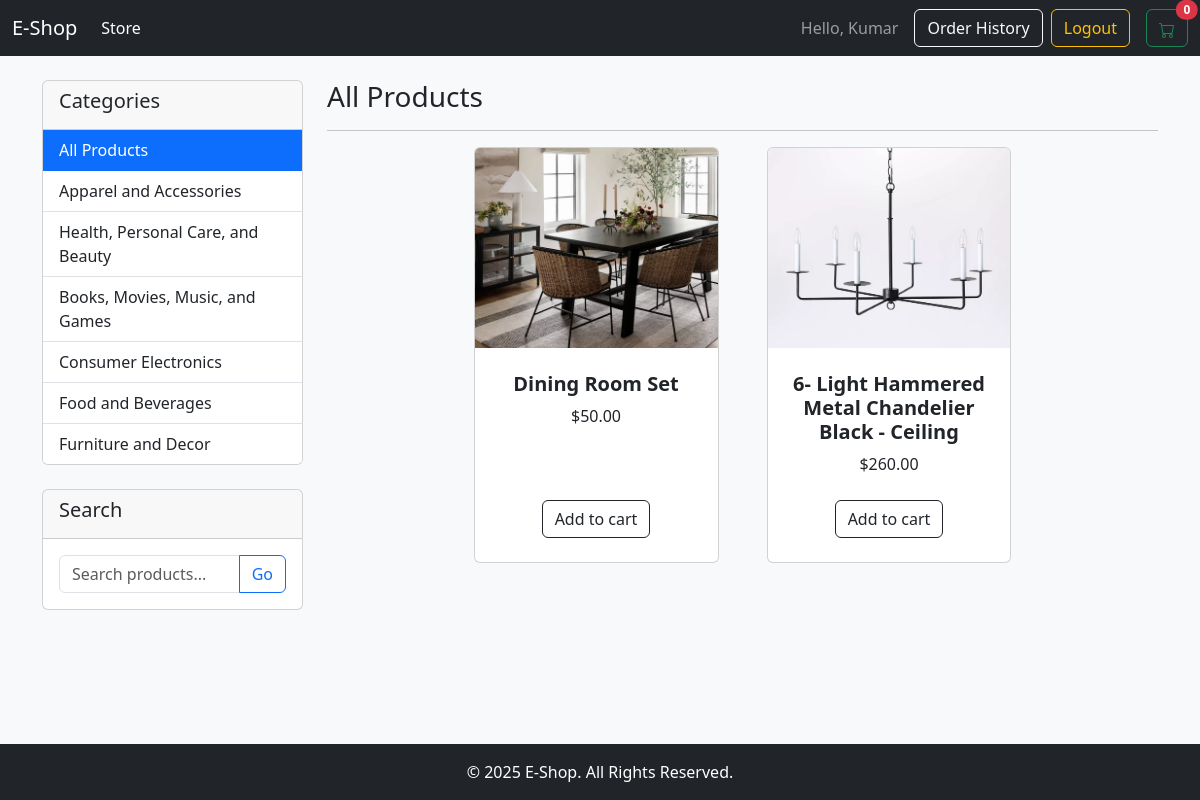
Screenshot of / (signed in) with the database file from the repository.
### store/models.py (models this page shows, shortened)
class Category(models.Model):
    name = models.CharField(max_length=100)

class Product(models.Model):
    name = models.CharField(max_length=200)
    description = models.TextField(null=True, blank=True)
    price = models.DecimalField(max_digits=7, decimal_places=2)
    category = models.ForeignKey(Category, on_delete=models.SET_NULL, null=True, blank=True)
    image = models.ImageField(null=True, blank=True)
    is_featured = models.BooleanField(default=False)
    @property
    def imageURL(self):
        try:
            url = self.image.url
        except:
            url = ''
        return url

### store/views.py (the view)
# urls.py: path('', include('store.urls')), # Include store app urls
def store(request):
    data = cartData(request)
    cartItems = data['cartItems']
    query = request.GET.get('q')
    category_id = request.GET.get('category')
    products = Product.objects.all()
    if category_id:
        products = products.filter(category__id=category_id)
    if query:
        products = products.filter(
            Q(name__icontains=query) | Q(description__icontains=query)
        ).distinct()
    categories = Category.objects.all()
    featured_products = Product.objects.filter(is_featured=True)
    context = {
        'products': products,
        'categories': categories,
        'featured_products': featured_products,
        'cartItems': cartItems,
        'query': query,
        'selected_category': int(category_id) if category_id else None,
    }
    return render(request, 'store/main.html', context)

### store/models.py (called while the page is built)
    @property
    def get_cart_items(self):
        orderitems = self.orderitem_set.all()
        total = sum([item.quantity for item in orderitems])
        return total

### store/utils.py (called while the page is built)
def cartData(request):
    if request.user.is_authenticated:
        customer, created = Customer.objects.get_or_create(user=request.user)
        if created:
            customer.name = request.user.username
            customer.email = request.user.email
            customer.save()
        order, created = Order.objects.get_or_create(customer=customer, status='Pending')
        items = order.orderitem_set.all()
        cartItems = order.get_cart_items
    else:
        items = []
        order = {'get_cart_total': 0, 'get_cart_items': 0}
        cartItems = 0
    return {'cartItems': cartItems, 'order': order, 'items': items}

### templates/store/main.html (shortened to what this page needs)
{% extends 'base.html' %}
{% load static %}
{% block content %}
<div class="row">
    <div class="col-lg-3">
        <div class="card mb-4">
            <div class="card-header">
                <h5>Categories</h5>
            </div>
            <ul class="list-group list-group-flush">
                <a href="{% url 'store' %}" class="list-group-item list-group-item-action {% if not selected_category %}active{% endif %}">All Products</a>
                {% for category in categories %}
                <a href="{% url 'store' %}?category={{category.id}}" class="list-group-item list-group-item-action {% if selected_category == category.id %}active{% endif %}">
                    {{category.name}}
                </a>
                {% endfor %}
            </ul>
        </div>
        <div class="card mb-4">
            <div class="card-header">
                <h5>Search</h5>
            </div>
            <div class="card-body">
                <form method="GET" action="{% url 'store' %}">
                    <div class="input-group">
                        <input type="text" class="form-control" name="q" placeholder="Search products..." value="{{ query|default:'' }}">
                        <button class="btn btn-outline-primary" type="submit">Go</button>
                    </div>
                </form>
            </div>
        </div>
    </div>
    <div class="col-lg-9">
        <h3>{% if selected_category %}{{ products.0.category.name }}{% else %}All Products{% endif %}</h3>
        <hr>
        <div class="row gx-4 gx-lg-5 row-cols-2 row-cols-md-3 row-cols-xl-3 justify-content-center">
            {% for product in products %}
            <div class="col mb-5">
                <div class="card h-100 product-card">
                    <a href="{% url 'product_detail' product.id %}">
                       <img class="card-img-top" src="{{ product.imageURL }}" alt="..." />
                    </a>
                    <div class="card-body p-4">
                        <div class="text-center">
                            <h5 class="fw-bolder">{{ product.name }}</h5>
                            ${{ product.price|floatformat:2 }}
                        </div>
                    </div>
                    <div class="card-footer p-4 pt-0 border-top-0 bg-transparent">
                        <div class="text-center">
                           <button data-product="{{product.id}}" data-action="add" class="btn btn-outline-dark mt-auto update-cart">Add to cart</button>
                        </div>
                    </div>
                </div>
            </div>
            {% endfor %}
        </div>
    </div>
</div>
{% endblock content %}

### templates/base.html (shortened to what this page needs)
<!DOCTYPE html>
{% load static %}
<html lang="en">
<head>
    <link href="https://cdn.jsdelivr.net/npm/bootstrap@5.3.2/dist/css/bootstrap.min.css" rel="stylesheet">
    <link rel="stylesheet" href="{% static 'css/main.css' %}">
</head>
<body>
<div class="d-flex flex-column min-vh-100">
    <nav class="navbar navbar-expand-lg navbar-dark bg-dark">
        <div class="container-fluid">
            <a class="navbar-brand" href="{% url 'store' %}">E-Shop</a>
            <div class="collapse navbar-collapse" id="navbarSupportedContent">
                <ul class="navbar-nav me-auto mb-2 mb-lg-0">
                    <li class="nav-item">
                        <a class="nav-link active" aria-current="page" href="{% url 'store' %}">Store</a>
                    </li>
                </ul>
                <div class="d-flex align-items-center">
                    {% if user.is_authenticated %}
                        <span class="navbar-text me-3">Hello, {{ user.username }}</span>
                        <a href="{% url 'order_history' %}" class="btn btn-outline-light me-2">Order History</a>
                        <a href="{% url 'logout' %}" class="btn btn-outline-warning me-3">Logout</a>
                    {% else %}
                        <a href="{% url 'login' %}" class="btn btn-outline-light me-2">Login</a>
                        <a href="{% url 'register' %}" class="btn btn-warning me-3">Register</a>
                    {% endif %}
                    <a href="{% url 'cart' %}" class="btn btn-outline-success position-relative">
                        <span id="cart-total" class="position-absolute top-0 start-100 translate-middle badge rounded-pill bg-danger">
                            {{cartItems}}
                        </span>
                    </a>
                </div>
            </div>
        </div>
    </nav>
    <div class="container mt-4">
        {% block content %}
        {% endblock content %}
    </div>
    <footer class="bg-dark text-white text-center p-3 mt-auto">
        <p class="mb-0">© 2025 E-Shop. All Rights Reserved.</p>
    </footer>
    </div>
</body>
</html>

### static/css/main.css (style rules this page uses)
body { background-color: #f8f9fa; }
.product-card { transition: transform .2s; }
.card-img-top { width: 100%; height: 200px; object-fit: cover; }

### rows the page displays
Category: name "Apparel and Accessories"
Category: name "Health, Personal Care, and Beauty"
Category: name "Books, Movies, Music, and Games"
Category: name "Consumer Electronics"
Category: name "Food and Beverages"
Category: name "Furniture and Decor"
Product: imageURL (picture), name "Dining Room Set", price "50.00"
Product: imageURL (picture), name "6- Light Hammered Metal Chandelier Black - Ceiling", price "260.00"

### other values shown
{{ user.username }} "Kumar"
{{ cartItems }} "0"
